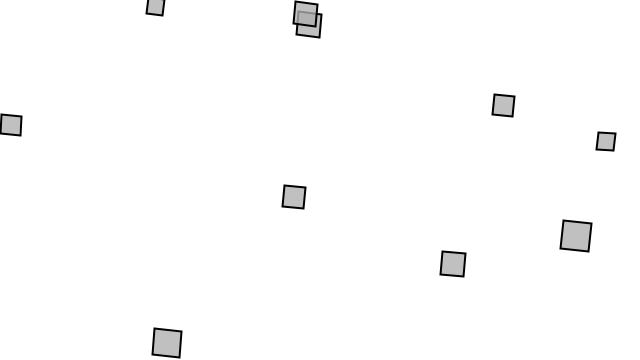
Frame 1 (no input)
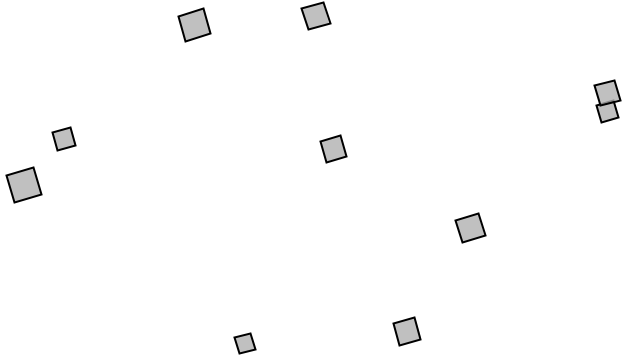
Frame 60 (the mouse pressed at the canvas centre just before this capture)
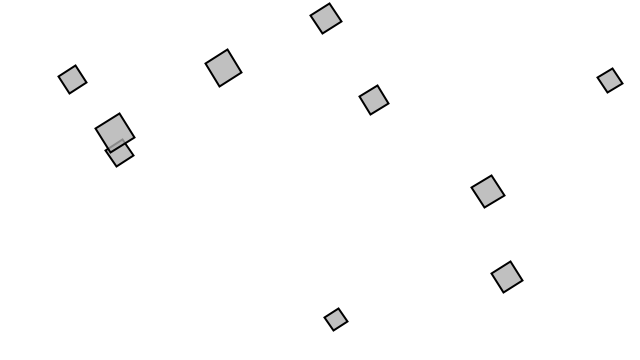
Frame 120 (the mouse held since frame 60 and released just before this capture)

The Processing sketch that drew these frames (run headless with seeded random() and noise(); from frame 60 on, the mouse is pressed at the canvas centre):

// Processing sketch: Carre_Tourne_UtiliseMovers
// ── Carre_Tourne_UtiliseMovers.pde
Mover[] movers = new Mover[10];

void setup() {
  size(640,360);
  background(255);
  for (int i = 0; i < movers.length; i++) {
    movers[i] = new Mover(random(1,2),random(width),random(height)); 
  }
}

void draw() {
  background(255);

  for (int i = 0; i < movers.length; i++) {

    movers[i].update();
    println(movers[i].acceleration);
    movers[i].display();
    movers[i].checkEdges();
  }

}
// ── Mover.pde
class Mover {

  PVector position;
  PVector velocity;
  PVector acceleration;
  float mass;
  float topspeed = 10;

  float angle = 0;
  float aVelocity = 0;
  float aAcceleration = 0.001;
  float theta = 0;

  Mover(float m, float x, float y) {
    mass = m;
    position = new PVector(x,y);
    velocity = new PVector(random(-1,1),random(-1,1));
    acceleration = new PVector(1,0);
  }

  void applyForce(PVector force) {
    PVector f = PVector.div(force,mass);
    acceleration.add(f);
  }

  void update() {
    
    aAcceleration = acceleration.x / 10;
    aVelocity += aAcceleration;
    aVelocity = constrain(aVelocity,-0.1,0.1);
    angle += aVelocity;
    
    velocity.add(acceleration);
    velocity.limit(topspeed);
    position.add(velocity);

    acceleration.mult(0);
  }

  void display() {
    
    //angle = velocity.heading();
    
    stroke(0);
    strokeWeight(2);
    fill(175,200);
    pushMatrix();
    rectMode(CENTER);
    translate(position.x,position.y);
    rotate(angle);
    rect(0,0,mass*16,mass*16);
    popMatrix();
    
  }
  
  void checkEdges() {

    if (position.x > width) {
      position.x = 0;
    } 
    else if (position.x < 0) {
      position.x = width;
    }

    if (position.y > height) {
      position.y = 0;
    } 
    else if (position.y < 0) {
      position.y = height;
    }
  }

}
